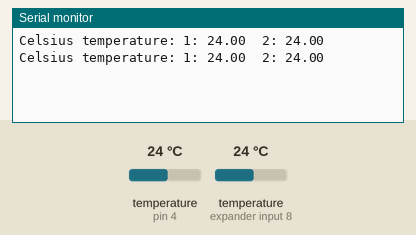
Bench run of a sketch on a simulated Arduino Uno, built with avr-gcc and run on an emulated ATmega328P. Shown: the last lines printed to the serial monitor. The inputs (shaded band) are chosen by the test bench; at power-on: temperature (sensors on pin 4, expander input 8) 24 °C.

Above: at 3.3 s.
3.4 s: temperature (sensor on pin 4) set to 12 °C
At 5.5 s:
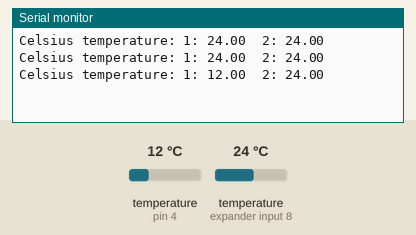
5.9 s: temperature (sensor on expander input 8) set to 12 °C
At 7.4 s:
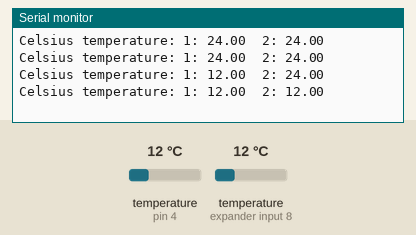
8.4 s: temperature (sensor on pin 4) set to 19 °C
At 10.6 s:
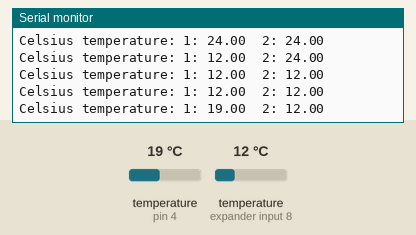
10.9 s: temperature (sensor on expander input 8) set to 19 °C
At 12.7 s:
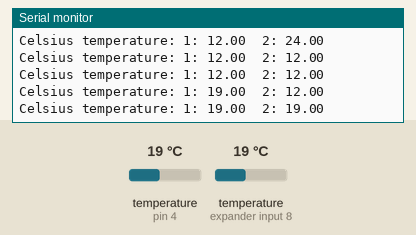
Timing chart, 0 to 14.2 s (numbered marks = the images above; inputs shaded):
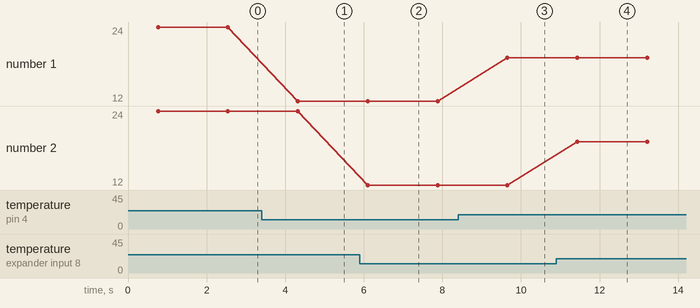

The sketch:

DS18B20.ino
```cpp
#include <Arduino.h>
#include <OneWire.h>
#include <DallasTemperature.h>

#define ONE_WIRE_BUS PB4

OneWire oneWire(ONE_WIRE_BUS);
DallasTemperature sensors(&oneWire);

void setup(void)
{
  Serial.begin(9600);
  sensors.begin();
  sensors.setResolution(12);
}

void loop(void)
{
  sensors.requestTemperatures();

  Serial.print("Celsius temperature: 1: ");
  Serial.print(sensors.getTempCByIndex(0));
  Serial.print("  2: ");
  Serial.println(sensors.getTempCByIndex(1));
  delay(1000);
}
```

Measured:
- after the input at 3.4 s, the serial monitor: prints a new line after 0.92 s (image 1)
- after the input at 5.9 s, the serial monitor: prints a new line after 0.20 s (image 2)
- after the input at 8.4 s, the serial monitor: prints a new line after 1.3 s (image 3)
- after the input at 10.9 s, the serial monitor: prints a new line after 0.53 s (image 4)
- plotted number 1: 24 → 12 after the input at 3.4 s, 12 → 19 after the input at 8.4 s
